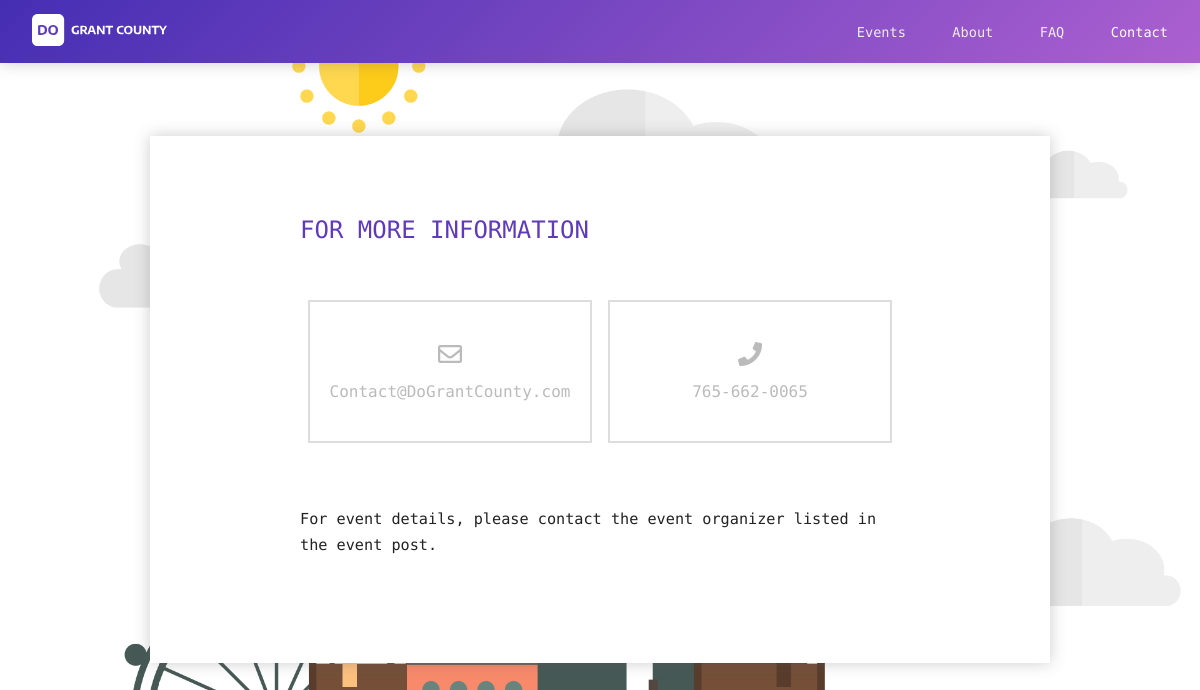
The app's page /contact with its own data.
### tables this page shows
CREATE TABLE setting
(
  id              VARCHAR(14) PRIMARY KEY, /* random */
  about_title     TEXT NOT NULL,
  about_content   TEXT NOT NULL,
  faq_title       TEXT NOT NULL,
  faq_content     TEXT DEFAULT NULL,
  contact_title   TEXT NOT NULL,
  contact_email   TEXT NOT NULL,
  contact_phone   TEXT NOT NULL,
  contact_content TEXT NOT NULL,
  created_at      DATETIME DEFAULT CURRENT_TIMESTAMP
);

### dograntcounty.py (the view)
@app.route('/contact', methods=["GET", "POST"])
def contact():
    setting = db.setting()
    return render_template('contact.html/', setting=setting)

### db.py (called while the page is built)
def connect_db():
    db_path = os.path.join(dograntcounty.app.root_path, DATABASE)
    connection = sqlite3.connect(db_path)
    connection.row_factory = sqlite3.Row
    return connection

def open_db_connection():
    g.db = connect_db()

def close_db_connection():
    db = getattr(g, 'db', None)
    if db is not None:
        db.close()

def setting():
    return g.db.execute('SELECT * FROM setting WHERE id = ?',('dograntcounty',)).fetchone()

### dograntcounty.py (called while the page is built)
@app.before_request
def before():
    db.open_db_connection()
    session.permanent = False

@app.teardown_request
def after(exception):
    db.close_db_connection()

### templates/contact.html (shortened to what this page needs)
{% extends 'base.html' %}
{% block content %}
    <div class="header">
        <div class="flex-box max-width margin-center margin-side">
            <div class="flex flex-center logo-bar">
                <a href="{{ url_for('index') }}"><img class="logo" alt="DO GRANTCOUNTY" src="/static/img/logo-white.svg"></a>
            </div>
            <div class="flex flex-center menu-bar desktop">
                <div class="menu"><a href="{{ url_for('events') }}">Events</a></div>
                <div class="menu"><a href="{{ url_for('about') }}">About</a></div>
                <div class="menu"><a href="{{ url_for('faq') }}">FAQ</a></div>
                <div class="menu now"><a href="{{ url_for('contact') }}">Contact</a></div>
            </div>
        </div>
    </div>
    <div class="background desktop">
    </div>
    <div class="page max-width margin-center">
        <div class="contact">
            <h2>{{ setting.contact_title }}</h2>
            <div class="information flex-box-700 margin-center">
                <div class="email"><a href="mailto:{{ setting.contact_email }}"><i class="far fa-envelope"></i> {{ setting.contact_email }}</a></div>
                <div class="phone"><a href="tel:{{ setting.contact_phone }}"><i class="fas fa-phone"></i> {{ setting.contact_phone }}</a></div>
            </div>
            {% if setting.contact_content != '' %}
            <p>{{ setting.contact_content }}</p>
            {% endif %}
        </div>
    </div>
{% endblock %}

### static/css/style.css (style rules this page uses)
*, *:before, *:after { transition: all 0.3s ease-out; }
html { -webkit-box-sizing: border-box; -moz-box-sizing: border-box; box-sizing: border-box; }
body { font-family: 'Encode Sans Semi Expanded', sans-serif; font-weight: 300; color: #222; padding: 0; margin: 0; min-height: 100%; }
a { color: inherit; text-decoration: none; }
.max-width { max-width: 1200px; }
.margin-center { margin: 0 auto; }
.flex-box { display: flex; }
.flex-box-700 { display: flex; }
.flex { flex: 1; }
.flex-center { align-self: center; }
.desktop { display: inline-block; }
.background { position: fixed; bottom: 0; z-index: -99; height: 100%; width: 100%; }
.header { position: fixed; width: 100%; top: 0; left: 0; background: #452eb3; background: -moz-linear-gradient(-45deg, #452eb3 0%, #ac60d0 100%); background: -webkit-linear-gradient(-45deg, #452eb3 0%,#ac60d0 100%); background: linear-gradient(135deg, #452eb3 0%,#ac60d0 100%); filter: progid:DXImageTransform.Microsoft.gradient( startColorstr='#452eb3', endColorstr='#ac60d0',GradientType=1 ); -webkit-box-shadow: 0px 0px 15px 0px rgba(89,89,89,0.3); -moz-box-shadow: 0px 0px 15px 0px rgba(89,89,89,0.3); box-shadow: 0px 0px 15px 0px rgba(89,89,89,0.3); z-index: 9999; }
.logo-bar { text-align: left; padding: 0.8rem 0; vertical-align: middle; }
.logo-bar .logo { height: 2.4rem; margin: 0; margin-top: 0.1rem; }
.menu-bar { text-align: right; vertical-align: middle; padding: 0.8rem 0; }
.menu { display: inline-block; margin-left: 2.5rem; font-size: 0.9rem; font-weight: 400; color: #ededed; }
.menu.now { color: #fff; font-weight: 500; }
.page { margin-top: 9rem; text-align: center; }
.faq, .contact, .about { margin: 0 auto; margin-bottom: 17rem; padding: 0; padding-top: 2rem; padding-bottom: 5rem; -webkit-box-shadow: 0px 0px 15px 0px rgba(89,89,89,0.3); -moz-box-shadow: 0px 0px 15px 0px rgba(89,89,89,0.3); box-shadow: 0px 0px 15px 0px rgba(89,89,89,0.3); max-width: 900px; background: #fff; }
.faq p, .contact p { margin: 0 auto; padding: 1.5rem 0; line-height: 1.7; text-align: left; max-width: 600px; font-size: 0.95rem; width: 85%; }
.contact .information { padding: 2rem 0; padding-top: 0; max-width: 600px; }
.contact .email, .contact .phone { padding: 2.5rem 0.5rem; width: 100%; margin: 0.5rem; font-size: 1rem; font-weight: 400; color: #bbb; border: 2px solid #ddd; transition: all 0.3s ease-out, color 0s; }
.contact i { display: block; font-size: 1.5rem; margin-bottom: 1rem; transition: color 0s; }
h2 { font-size: 1.5rem; color: #5F3BBA; font-weight: 300; text-align: left; max-width: 600px; margin: 3rem auto; text-transform: uppercase; }
@media all and (max-width: 1300px) and (min-width: 50px) { .logo-bar { text-align: left; padding: 0.8rem 0; vertical-align: middle; } }
@media all and (max-width: 1300px) and (min-width: 50px) { .logo-bar .logo { height: 2rem; margin: 0; margin-top: 0.1rem; } }
@media all and (max-width: 1300px) and (min-width: 50px) { .menu-bar { padding: 0.5rem 0; } }
@media all and (max-width: 1300px) and (min-width: 50px) { .page { margin-top: 8.5rem; } }
@media all and (max-width: 1300px) and (min-width: 50px) { .menu { margin-left: 2.3rem; font-size: 0.85rem; } }
@media all and (max-width: 1250px) and (min-width: 50px) { .margin-side { margin: 0 2rem; } }

### records on screen
setting: contact_title "FOR MORE INFORMATION", contact_email "Contact@DoGrantCounty.com", contact_phone "765-662-0065", contact_content "For event details, please contact the event organizer listed in the event post."
